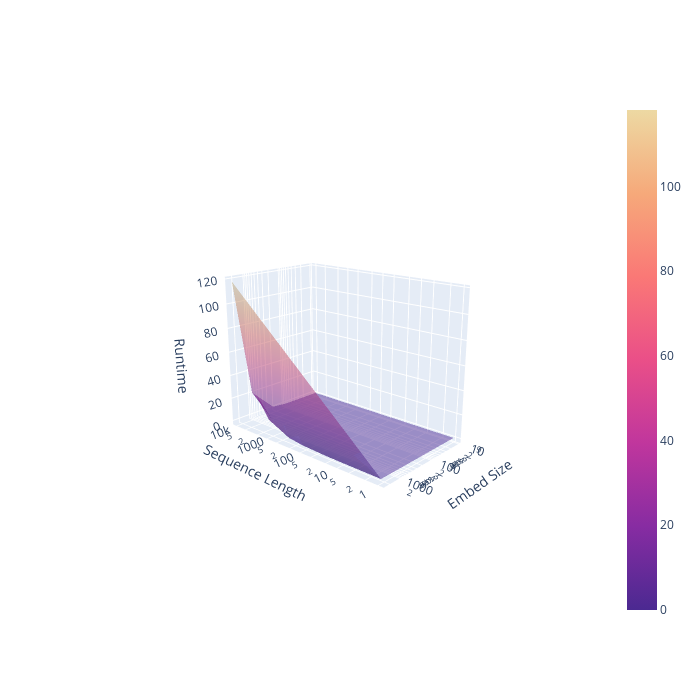

The code cell stored with this chart in its notebook:
### Code cell
fig = go.Figure(
    data=[
        go.Mesh3d(
            x=df_lin["N"], 
            y=df_lin["E"], 
            z=df_lin["T"], 
            intensity=df_lin["T"], 
            colorscale="agsunset", 
            opacity=0.5,
            contour={"show":True},
        )
    ]
)
fig.update_layout(
    autosize=False,
    width=700,
    height=700,
    scene = dict(
        xaxis_title='Sequence Length',
        yaxis_title='Embed Size',
        zaxis_title='Runtime',
        xaxis_type="log", 
        yaxis_type="log",
        # zaxis_type="log",
    ),
)
fig.show()

### Figure 1 — Plotly figure (JSON) as saved in the notebook; plotly's stock layout.template omitted (floating-point values rounded to 4 significant figures)
{"data": [{"colorscale": [[0, "rgb(75, 41, 145)"], [0.1667, "rgb(135, 44, 162)"], [0.3333, "rgb(192, 54, 157)"], [0.5, "rgb(234, 79, 136)"], [0.6667, "rgb(250, 120, 118)"], [0.8333, "rgb(246, 169, 122)"], [1, "rgb(237, 217, 163)"]], "contour": {"show": true}, "intensity": [0.003127, 0.002043, 0.002476, 0.003899, 0.01482, 0.1201, 0.003343, 0.003395, 0.003181, 0.005578, 0.04556, 0.3389, 0.002125, 0.002209, 0.0027, 0.006597, 0.06541, 0.544, 0.002703, 0.002565, 0.005876, 0.02002, 0.2258, 1.351, 0.002621, 0.0031, 0.01151, 0.03797, 0.501, 3.007, 0.003683, 0.00493, 0.02758, 0.1305, 1.903, 11.68, 0.007615, 0.01254, 0.06398, 0.3392, 4.883, 29.79, 0.01746, 0.02957, 0.261, 1.68, 21.16, 118.0], "opacity": 0.5, "type": "mesh3d", "x": [1, 1, 1, 1, 1, 1, 10, 10, 10, 10, 10, 10, 25, 25, 25, 25, 25, 25, 100, 100, 100, 100, 100, 100, 250, 250, 250, 250, 250, 250, 1000, 1000, 1000, 1000, 1000, 1000, 2500, 2500, 2500, 2500, 2500, 2500, 10000, 10000, 10000, 10000, 10000, 10000], "y": [10, 25, 100, 250, 1000, 2500, 10, 25, 100, 250, 1000, 2500, 10, 25, 100, 250, 1000, 2500, 10, 25, 100, 250, 1000, 2500, 10, 25, 100, 250, 1000, 2500, 10, 25, 100, 250, 1000, 2500, 10, 25, 100, 250, 1000, 2500, 10, 25, 100, 250, 1000, 2500], "z": [0.003127, 0.002043, 0.002476, 0.003899, 0.01482, 0.1201, 0.003343, 0.003395, 0.003181, 0.005578, 0.04556, 0.3389, 0.002125, 0.002209, 0.0027, 0.006597, 0.06541, 0.544, 0.002703, 0.002565, 0.005876, 0.02002, 0.2258, 1.351, 0.002621, 0.0031, 0.01151, 0.03797, 0.501, 3.007, 0.003683, 0.00493, 0.02758, 0.1305, 1.903, 11.68, 0.007615, 0.01254, 0.06398, 0.3392, 4.883, 29.79, 0.01746, 0.02957, 0.261, 1.68, 21.16, 118.0]}], "layout": {"autosize": false, "height": 700, "scene": {"aspectmode": "auto", "aspectratio": {"x": 1.292, "y": 0.7743, "z": 1}, "camera": {"center": {"x": 0, "y": 0, "z": 0}, "eye": {"x": -2.517, "y": 2.791, "z": 1.173}, "projection": {"type": "perspective"}, "up": {"x": 0.0006067, "y": 0.001157, "z": 1.0}}, "xaxis": {"title": {"text": "Sequence Length"}, "type": "log"}, "yaxis": {"title": {"text": "Embed Size"}, "type": "log"}, "zaxis": {"title": {"text": "Runtime"}, "type": "linear"}}, "width": 700}}
